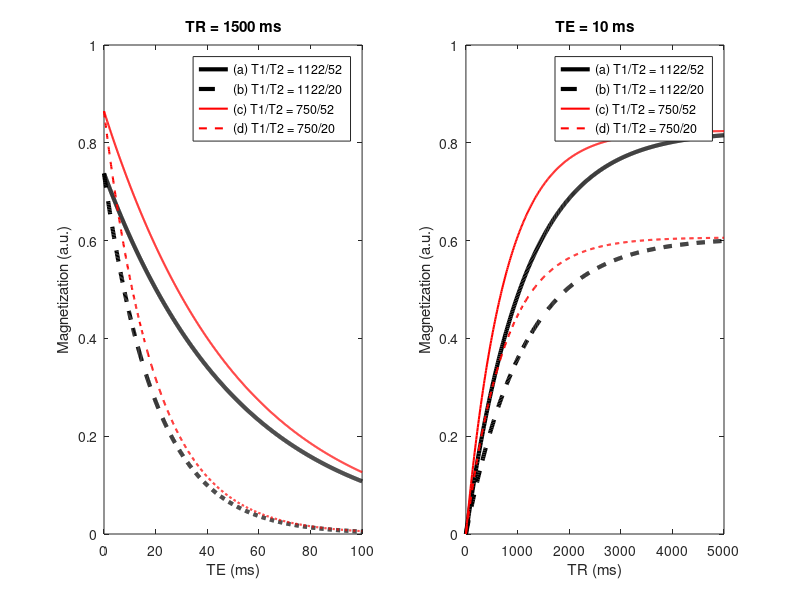

This figure's MATLAB source:
% Script plotting how the SE equation predict signal strength at different
% T1 and T2's
figure
T1a= 1122 %myocardial T1 (https://doi.org/10.1186/s12968-017-0371-5)
T1b= 1122 %myocardial T1 (https://doi.org/10.1186/s12968-017-0371-5)
T1c=750
T1d=750

T2a=52  %myocardial T2 (https://doi.org/10.1186/s12968-017-0371-5)
T2b=20
T2c=52  %myocardial T2 (https://doi.org/10.1186/s12968-017-0371-5)
T2d=20

M0a=1;
M0b=1;
M0c=1;
M0d=1;

%TE-vec
TEvec = 0:0.1:100;
TR=1500;

Ma = M0a * (1-exp(-TR/T1a)) * exp(-TEvec/T2a);
Mb = M0b * (1-exp(-TR/T1b)) * exp(-TEvec/T2b);
Mc = M0c * (1-exp(-TR/T1c)) * exp(-TEvec/T2c);
Md = M0d * (1-exp(-TR/T1d)) * exp(-TEvec/T2d);
subplot(1,2,1)
plot(TEvec,Ma,'k','LineWidth',3)
hold on
plot(TEvec,Mb,'k--','LineWidth',3)
plot(TEvec,Mc,'r','LineWidth',1.5)
plot(TEvec,Md,'r--','LineWidth',1.5)
title(['TR = ',num2str(TR),' ms'])
hold off
legend(['(a) T1/T2 = ',num2str(T1a),'/',num2str(T2a)],...
    ['(b) T1/T2 = ',num2str(T1b),'/',num2str(T2b)],...
    ['(c) T1/T2 = ',num2str(T1c),'/',num2str(T2c)],...
    ['(d) T1/T2 = ',num2str(T1d),'/',num2str(T2d)],'Location','Best')

ylabel('Magnetization (a.u.)')
xlabel('TE (ms)')

% subplot(2,2,3)
% plot(TEvec,abs(Ma-Mb),'k','LineWidth',2)
% hold on
% plot(TEvec,abs(Ma-Mc),'k--','LineWidth',2)
% legend('Contrast, different T2 (a-b)','Contrast, different T1 (a-c)','Location','Best')
% ylabel('Magnetization difference (a.u.)')
% xlabel('TE (ms)')

%TR-vec
TRvec = 0:10:5000;
TE=10;
Ma = M0a * (1-exp(-TRvec/T1a)) * exp(-TE/T2a);
Mb = M0b * (1-exp(-TRvec/T1b)) * exp(-TE/T2b);
Mc = M0c * (1-exp(-TRvec/T1c)) * exp(-TE/T2c);
Md = M0d * (1-exp(-TRvec/T1d)) * exp(-TE/T2d);
subplot(1,2,2)
plot(TRvec,Ma,'k','LineWidth',3)
hold on
plot(TRvec,Mb,'k--','LineWidth',3)
plot(TRvec,Mc,'r','LineWidth',1.5)
plot(TRvec,Md,'r--','LineWidth',1.5)

title(['TE = ',num2str(TE),' ms'])
hold off
legend(['(a) T1/T2 = ',num2str(T1a),'/',num2str(T2a)],...
    ['(b) T1/T2 = ',num2str(T1b),'/',num2str(T2b)],...
    ['(c) T1/T2 = ',num2str(T1c),'/',num2str(T2c)],...
    ['(d) T1/T2 = ',num2str(T1d),'/',num2str(T2d)],'Location','Best')
ylabel('Magnetization (a.u.)')
xlabel('TR (ms)')

% subplot(2,2,4)
% plot(TRvec,abs(Ma-Mb),'k','LineWidth',2)
% hold on
% plot(TRvec,abs(Ma-Mc),'k--','LineWidth',2)
% legend('Contrast, different T2 (a-b)','Contrast, different T1 (a-c)','Location','Best')
% ylabel('Magnetization difference (a.u.)')
% xlabel('TR (ms)')